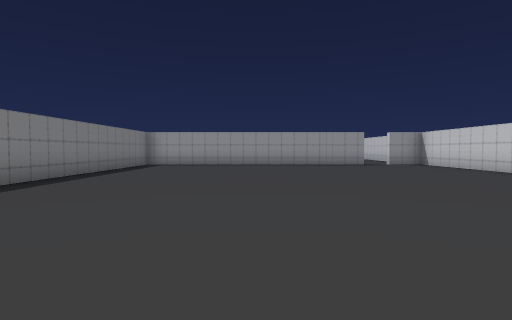
view 1 (above)

16 first-person views from a walk through a scene from a Unity 3-D project. The camera is 1.2 m above the floor, tilts 2° down and sees 80° across. The floor is counted in squares, 2 m on a side. Each view is taken from the middle of a square. On the plan, view 1 faces up. The plan holds only what a view shows up to about 9 squares ahead; the rest is blank. The place goes on beyond the plan. The player character is not drawn.

view 2
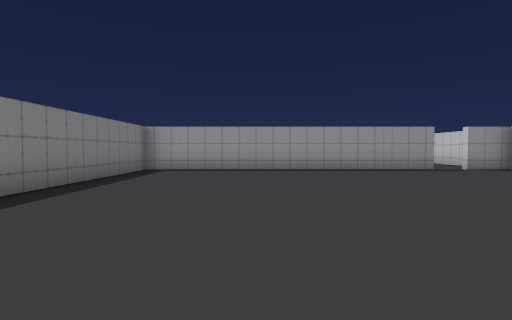

view 3
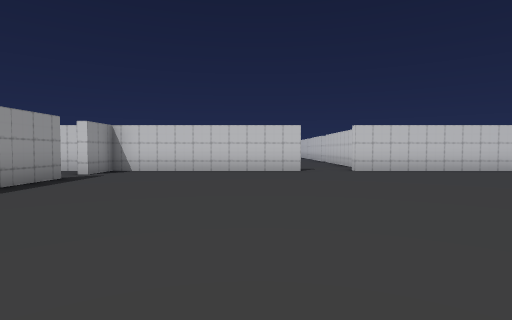

view 4
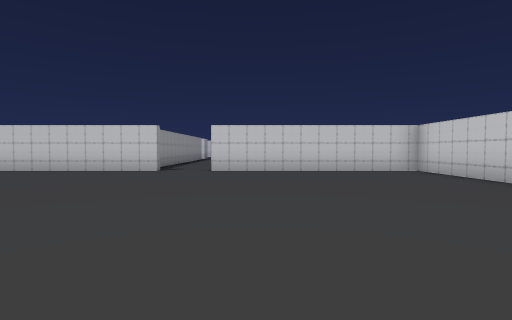

view 5
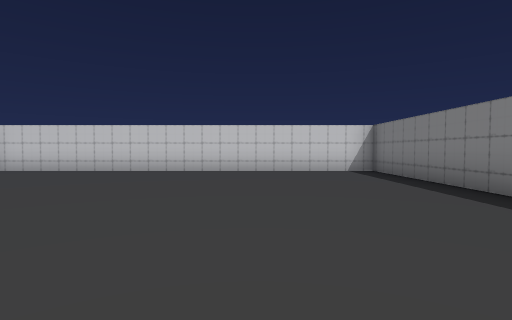

view 6
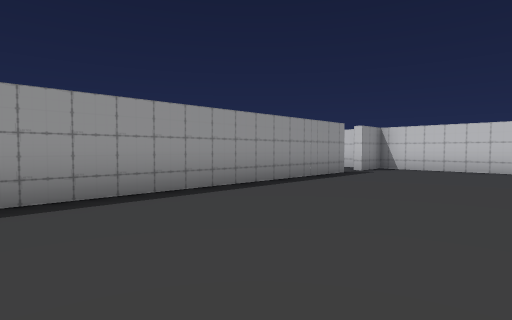

view 7
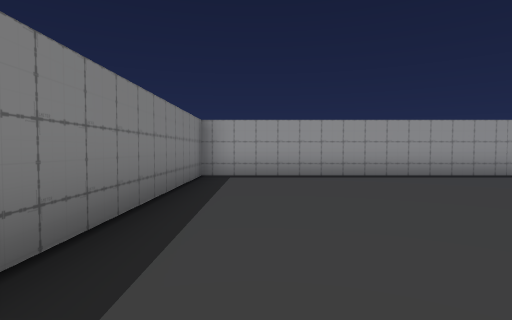

view 8
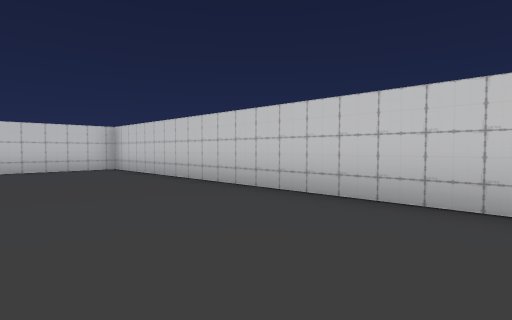

view 9
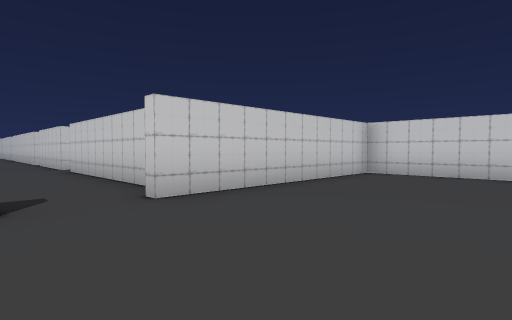

view 10
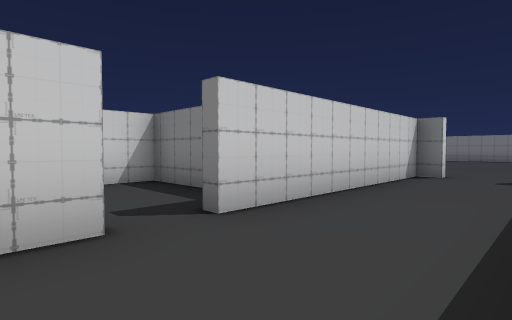

view 11
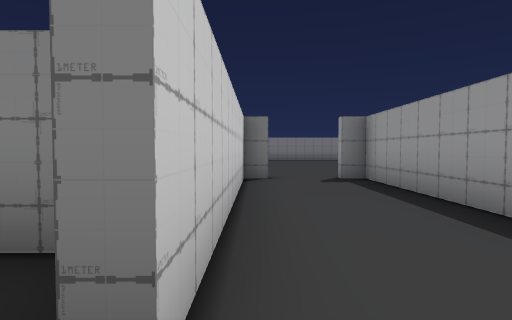

view 12
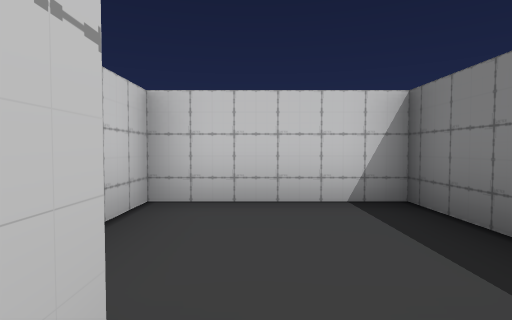

view 13
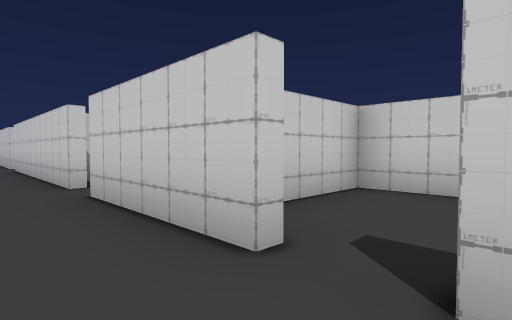

view 14
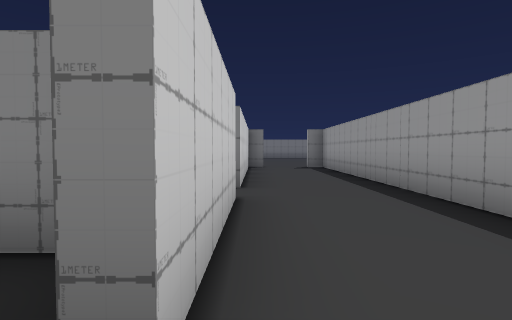

view 15
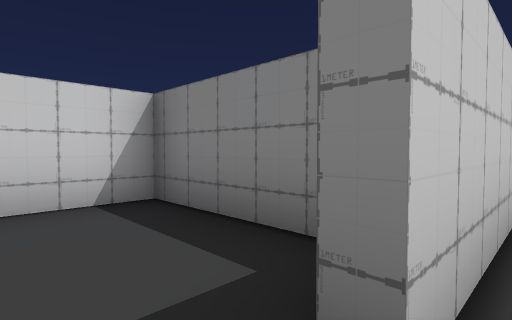

view 16
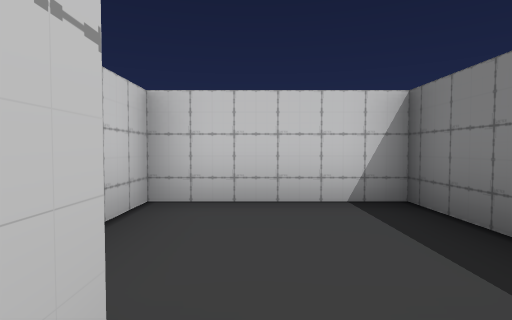

### Floor plan
Key: @ floor where view 1 was taken; # wall or solid block; . floor.
Columns run from 4 left of view 1 to 22 right of it. Each row starts with its distance up from view 1.
 13           .#
 12 #########.##
 11 #..........#
 10 #..........#
  9 #..........#
  8 #..........########
  7 #..........#.......
  6 #.....................
  5 #..........######.###.#####
  4 #..........#   #...#..#
  3 #..........#   #...#..#
  2 #..........#   #..##..#
  1 #..........#   ########
  0 #...@......#
 -1 ############

Where each view was taken, in squares from view 1:
view 1: 0 up, 0 right, facing up
view 2: 3 up, 1 left, facing up
view 3: 8 up, 2 left, facing right
view 4: 4 up, 2 left, facing right
view 5: 8 up, 1 left, facing down
view 6: 8 up, 3 left, facing up-right
view 7: 5 up, 3 left, facing up
view 8: 3 up, 3 left, facing down-right
view 9: 7 up, 3 right, facing down-right
view 10: 7 up, 14 right, facing down-left
view 11: 5 up, 13 right, facing left
view 12: 5 up, 13 right, facing down
view 13: 6 up, 12 right, facing down-right
view 14: 5 up, 17 right, facing left
view 15: 5 up, 17 right, facing down-left
view 16: 5 up, 17 right, facing down
